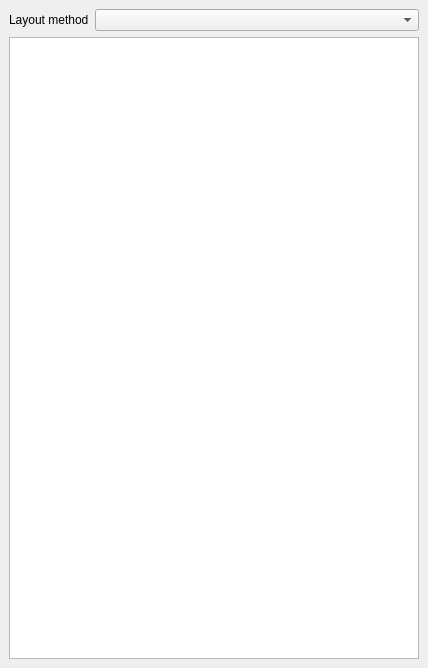
<?xml version="1.0" encoding="UTF-8"?>
<ui version="4.0">
 <class>RelationsConfig</class>
 <widget class="QWidget" name="RelationsConfig">
  <property name="geometry">
   <rect>
    <x>0</x>
    <y>0</y>
    <width>428</width>
    <height>668</height>
   </rect>
  </property>
  <property name="windowTitle">
   <string>RelationsConfig</string>
  </property>
  <layout class="QVBoxLayout">
   <property name="spacing">
    <number>6</number>
   </property>
   <property name="margin">
    <number>9</number>
   </property>
   <item>
    <layout class="QGridLayout">
     <property name="margin">
      <number>0</number>
     </property>
     <property name="spacing">
      <number>6</number>
     </property>
     <item row="0" column="2">
      <widget class="QComboBox" name="layout_method">
       <property name="sizePolicy">
        <sizepolicy hsizetype="MinimumExpanding" vsizetype="Fixed">
         <horstretch>0</horstretch>
         <verstretch>0</verstretch>
        </sizepolicy>
       </property>
      </widget>
     </item>
     <item row="0" column="0" colspan="2">
      <widget class="QLabel" name="label_2">
       <property name="sizePolicy">
        <sizepolicy hsizetype="Minimum" vsizetype="Preferred">
         <horstretch>0</horstretch>
         <verstretch>0</verstretch>
        </sizepolicy>
       </property>
       <property name="text">
        <string>Layout method</string>
       </property>
      </widget>
     </item>
    </layout>
   </item>
   <item>
    <widget class="QTreeView" name="relations"/>
   </item>
  </layout>
 </widget>
 <resources/>
 <connections/>
</ui>
